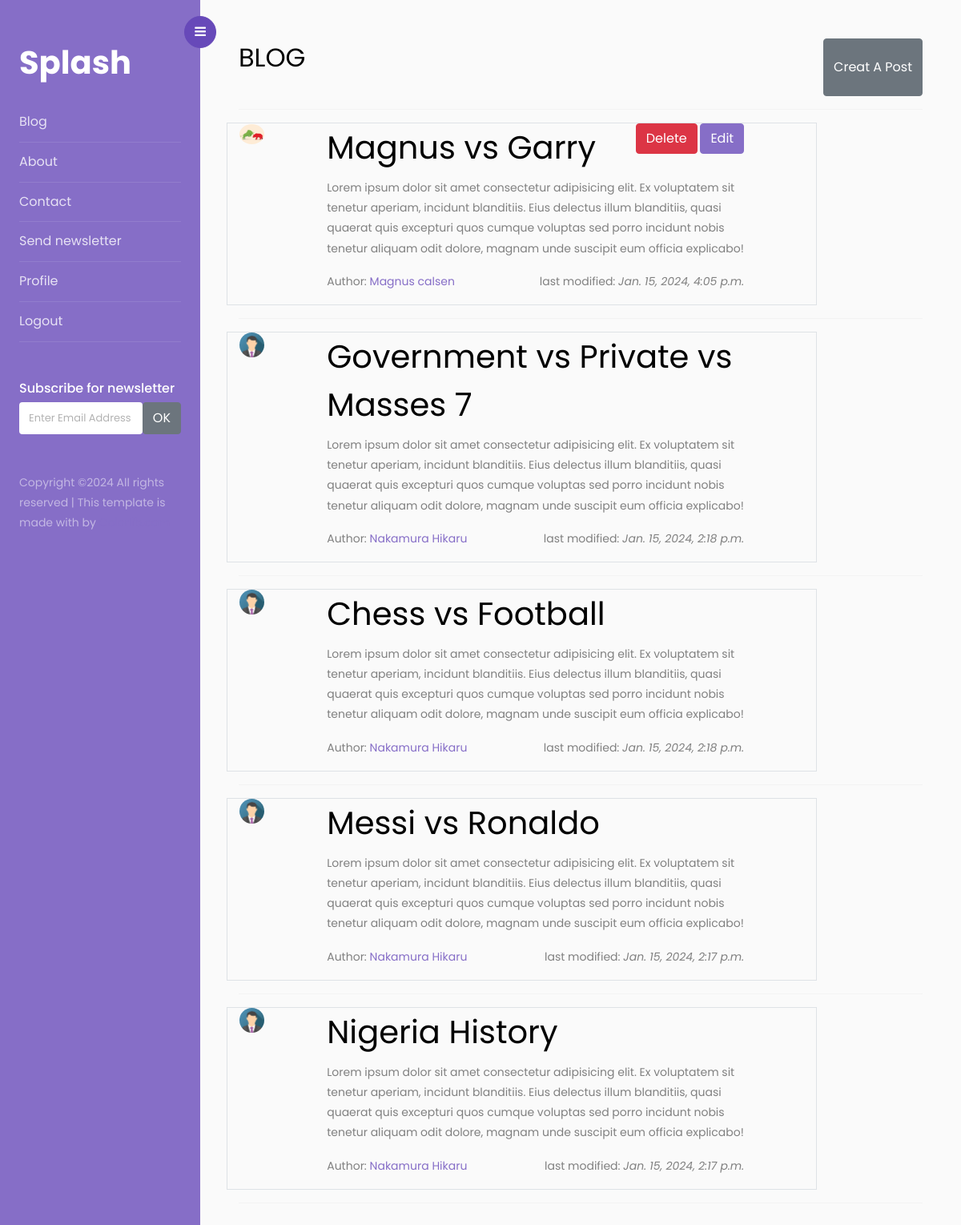
Page / (signed in) on the committed database.
### blog/models.py (models this page shows)
class Post(models.Model):
    title = models.CharField(max_length=50)
    content = models.TextField(max_length=1000)
    date = models.DateTimeField(default=timezone.now)
    user = models.ForeignKey(User, on_delete=models.CASCADE)
    class Meta:
        ordering = ['-date']

### account/models.py (models this page shows)
class User(AbstractUser):
    mobile = models.CharField(max_length = 15)
    passport = models.ImageField(default='passport.jpg', upload_to='passport')
    forget_password_code = models.CharField(max_length=6, blank=True, null=True)
    ref = models.UUIDField(default=uuid.uuid4, editable=False)

### blog/views.py (the view, shortened to what this page needs)
# urls.py: path('', views.home, name='home'),
def home(request):
    form = PostForm()
    posts = Post.objects.all()
    context = {
        'posts':posts,
        'form':form,
    }
    return render(request, 'blog/index.html', context)

### blog/forms.py
class PostForm(forms.ModelForm):
    class Meta:
        model = Post
        fields = ['title','content']

### blog/templates/blog/index.html (shortened to what this page needs)
{% extends 'blog/main.html' %}
{% load static %}
{% load crispy_forms_tags %}
{% block content %}
  <div id="content" class="p-4 p-md-5 pt-5">
	<div class="d-flex justify-content-between">
		<h2 class="mb-4">BLOG</h2>
		<button type="button" class="btn btn-secondary" data-bs-toggle="modal" data-bs-target="#post"> Creat A Post</button>
	</div>
	<hr>
	{% for post in posts %}
	<div class="row">
		<div class="col-10 border">
			<div class="row">
				<div class="col-1">
					<img src="{{post.user.passport.url}}" class="img-fluid rounded-circle" alt="user photo">
				</div>
				<div class="col-9 mx-5">
					<div class="d-flex justify-content-between">
						<h1>{{post.title}}</h1>
						{% if user.username == post.user.username %}
						<div>
							<a href="{% url 'delete-post' post.id %}" class="btn btn-danger">Delete</a>
							<a href="{% url 'update-post' post.id %}" class="btn btn-primary">Edit</a>
						</div>
						{% endif %}
					</div>
					<p>
						{{post.content}}
					</p>
					<div class="d-flex justify-content-between mx-auto">
						<p>Author: <a href="">{{post.user.last_name}} {{post.user.first_name}}</a></p>
						<p>last modified: <i>{{post.date}}</i></p>
					</div>
				</div>
			</div>
		</div>
	</div>
	<hr>
	{% endfor %}
</div>
{% endblock content %}

### rows in the picture
Post: user.passport (picture), title "Magnus vs Garry", shows "Delete", content "Lorem ipsum dolor sit amet consectetur adipisicing elit. Ex voluptatem sit tenetur aperiam, incidunt blanditiis. Eius delectus illum blanditiis, quasi quaerat quis excepturi quos cumque voluptas sed porro incidunt nobis tenetur aliquam odit dolore, magnam unde suscipit eum officia explicabo!", user.last_name "Magnus", user.first_name "calsen", date "Jan. 15, 2024, 4:05 p.m."
Post: user.passport (picture), title "Government vs Private vs Masses 7", content "Lorem ipsum dolor sit amet consectetur adipisicing elit. Ex voluptatem sit tenetur aperiam, incidunt blanditiis. Eius delectus illum blanditiis, quasi quaerat quis excepturi quos cumque voluptas sed porro incidunt nobis tenetur aliquam odit dolore, magnam unde suscipit eum officia explicabo!", user.last_name "Nakamura", user.first_name "Hikaru", date "Jan. 15, 2024, 2:18 p.m."
Post: user.passport (picture), title "Chess vs Football", content "Lorem ipsum dolor sit amet consectetur adipisicing elit. Ex voluptatem sit tenetur aperiam, incidunt blanditiis. Eius delectus illum blanditiis, quasi quaerat quis excepturi quos cumque voluptas sed porro incidunt nobis tenetur aliquam odit dolore, magnam unde suscipit eum officia explicabo!", user.last_name "Nakamura", user.first_name "Hikaru", date "Jan. 15, 2024, 2:18 p.m."
Post: user.passport (picture), title "Messi vs Ronaldo", content "Lorem ipsum dolor sit amet consectetur adipisicing elit. Ex voluptatem sit tenetur aperiam, incidunt blanditiis. Eius delectus illum blanditiis, quasi quaerat quis excepturi quos cumque voluptas sed porro incidunt nobis tenetur aliquam odit dolore, magnam unde suscipit eum officia explicabo!", user.last_name "Nakamura", user.first_name "Hikaru", date "Jan. 15, 2024, 2:17 p.m."
Post: user.passport (picture), title "Nigeria History", content "Lorem ipsum dolor sit amet consectetur adipisicing elit. Ex voluptatem sit tenetur aperiam, incidunt blanditiis. Eius delectus illum blanditiis, quasi quaerat quis excepturi quos cumque voluptas sed porro incidunt nobis tenetur aliquam odit dolore, magnam unde suscipit eum officia explicabo!", user.last_name "Nakamura", user.first_name "Hikaru", date "Jan. 15, 2024, 2:17 p.m."
